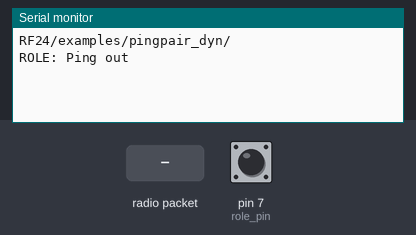
Recording of a sketch running on a simulated Arduino Uno, built with avr-gcc and run on an emulated ATmega328P. Shown: the last lines printed to the serial monitor. The inputs (shaded band) are chosen by the test bench; at power-on: pin 7 (role_pin) HIGH. No radio packets arrive unless stated.

Above: at 1.2 s.
1.3 s: radio packet "1" arrives
At 2.5 s:
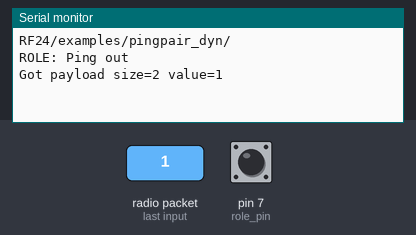
2.8 s: radio packet "0" arrives
At 3.8 s:
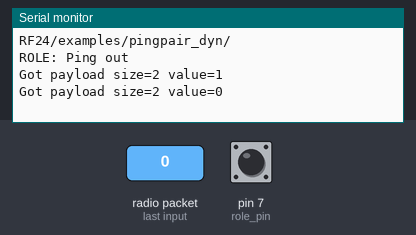
4.3 s: radio packet "2" arrives
At 4.9 s:
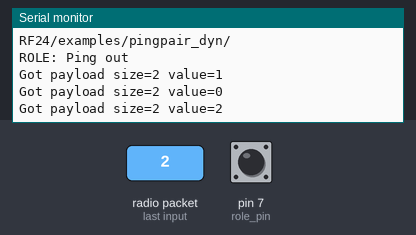

Measured:
- after the input at 1.3 s, the serial monitor: prints a new line at once (image 1)
- after the input at 2.8 s, the serial monitor: prints a new line at once (image 2)
- after the input at 4.3 s, the serial monitor: prints a new line at once (image 3)

The sketch:

IS_receiver.ino
```cpp
// (licence header left out)
/**
 * Example using Dynamic Payloads
 *
 * This is an example of how to use payloads of a varying (dynamic) size.
 */

#include <SPI.h>
#include "nRF24L01.h"
#include "RF24.h"
#include "printf.h"

//
// Hardware configuration
//

// Set up nRF24L01 radio on SPI bus plus pins 9 & 10

RF24 radio(9,10);

// sets the role of this unit in hardware.  Connect to GND to be the 'pong' receiver
// Leave open to be the 'ping' transmitter
const int role_pin = 7;

//
// Topology
//

// Radio pipe addresses for the 2 nodes to communicate.
const uint64_t pipes[2] = { 0xF0F0F0F0E1LL, 0xF0F0F0F0D2LL };

//
// Role management
//
// Set up role.  This sketch uses the same software for all the nodes
// in this system.  Doing so greatly simplifies testing.  The hardware itself specifies
// which node it is.
//
// This is done through the role_pin
//

// The various roles supported by this sketch
typedef enum { role_ping_out = 1, role_pong_back } role_e;

// The debug-friendly names of those roles
const char* role_friendly_name[] = { "invalid", "Ping out", "Pong back"};

// The role of the current running sketch
role_e role;

//
// Payload
//

const int min_payload_size = 4;
const int max_payload_size = 32;
const int payload_size_increments_by = 2;
int next_payload_size = min_payload_size;

char receive_payload[max_payload_size+1]; // +1 to allow room for a terminating NULL char

void setup(void)
{
  //
  // Role
  //

  // set up the role pin
  pinMode(role_pin, INPUT);
  digitalWrite(role_pin,HIGH);
  delay(20); // Just to get a solid reading on the role pin

  // read the address pin, establish our role
  if ( digitalRead(role_pin) )
    role = role_ping_out;
  else
    role = role_pong_back;

  //
  // Print preamble
  //

  Serial.begin(57600);
  printf_begin();
  printf("\n\rRF24/examples/pingpair_dyn/\n\r");
  printf("ROLE: %s\n\r",role_friendly_name[role]);

  //
  // Setup and configure rf radio
  //

  radio.begin();

  // enable dynamic payloads
  radio.enableDynamicPayloads();

  // optionally, increase the delay between retries & # of retries
  radio.setRetries(15,15);

  //
  // Open pipes to other nodes for communication
  //

  // This simple sketch opens two pipes for these two nodes to communicate
  // back and forth.
  // Open 'our' pipe for writing
  // Open the 'other' pipe for reading, in position #1 (we can have up to 5 pipes open for reading)

  if ( role == role_ping_out )
  {
    radio.openWritingPipe(pipes[0]);
    radio.openReadingPipe(1,pipes[1]);
  }
  else
  {
    radio.openWritingPipe(pipes[1]);
    radio.openReadingPipe(1,pipes[0]);
  }

  //
  // Start listening
  //

  radio.startListening();

  //
  // Dump the configuration of the rf unit for debugging
  //

  radio.printDetails();
}

void loop(void)
{

  //
  // Pong back role.  Receive each packet, dump it out, and send it back
  //

  // if there is data ready
  if ( radio.available() )
  {
    // Dump the payloads until we've gotten everything
    uint8_t len;
    bool done = false;
    while (!done)
    {
      // Fetch the payload, and see if this was the last one.
len = radio.getDynamicPayloadSize();
done = radio.read( receive_payload, len );

// Put a zero at the end for easy printing
receive_payload[len] = 0;

// Spew it
printf("Got payload size=%i value=%s\n\r",len,receive_payload);
    }


  }
}
// vim:cin:ai:sts=2 sw=2 ft=cpp
```

printf.h
```cpp
// (licence header left out)
/**
 * @file printf.h
 *
 * Setup necessary to direct stdout to the Arduino Serial library, which
 * enables 'printf'
 */

#ifndef __PRINTF_H__
#define __PRINTF_H__

#ifdef ARDUINO

int serial_putc( char c, FILE * )
{
  Serial.write( c );

  return c;
}

void printf_begin(void)
{
  fdevopen( &serial_putc, 0 );
}

#else
#error This example is only for use on Arduino.
#endif // ARDUINO

#endif // __PRINTF_H__
```
